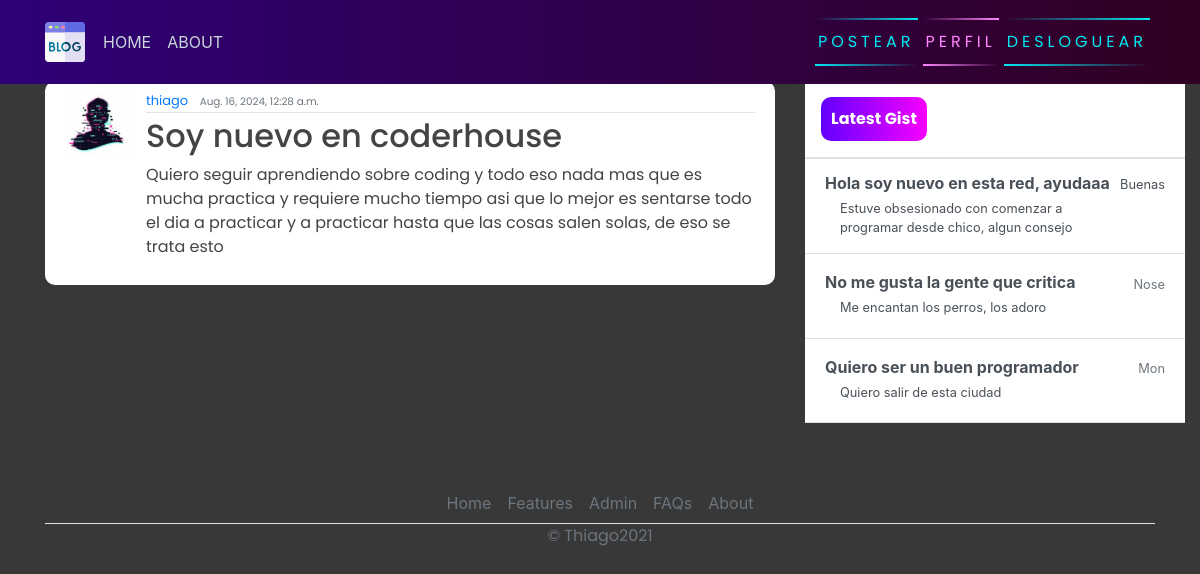
The app's page /post/33/ (signed in) with its own data.
### blog/models.py (models this page shows, shortened)
class Post(models.Model):
    title = models.CharField(max_length=200)
    content = models.TextField()
    date_posted = models.DateTimeField(default=timezone.now)
    author = models.ForeignKey(User, on_delete=models.CASCADE)

### users/models.py (models this page shows, shortened)
class Profile(models.Model):
    user = models.OneToOneField(User, on_delete=models.CASCADE)
    image = models.ImageField(default='default.jpg', upload_to='profile_pics')

### blog/views.py (the view)
# urls.py: path('post/<int:pk>/', PostDetailView.as_view(), name="blog-detail"),
class PostDetailView(LoginRequiredMixin, DetailView):
    model = Post

### blog/templates/blog/post_detail.html (shortened to what this page needs)
{% extends 'blog/base.html' %}
{% block content %}
        <article class="media content-section">
            <img class="rounded-cirlce article-img" src="{{ object.author.profile.image.url }}" alt="">
            <div class="media-body">
              <div class="article-metadata">
                <a class="mr-2" href="#">{{ object.author }}</a>
                <small class="text-muted">{{ object.date_posted }}</small> <br>
              </div>
              <h2><a class="article-title" href="#">{{ object.title }}</a></h2>
              <p class="article-content">{{ object.content }}</p>
            </div>
            <br>
          </article>
{% endblock content %}

### blog/static/blog/main.css (style rules this page uses)
body { background-color: rgb(56, 56, 56); margin-top: 5rem; background-size: contain; background-repeat: no-repeat; }
h1, h2, h3, h4, h5, h6, p { color: #444444; font-family: 'Poppins', sans-serif; }
.content-section { background: #ffffff; padding: 10px 20px; border-radius: 10px; margin-bottom: 20px; }
.article-title { color: #444444; }
.article-content { white-space: pre-line; }
.article-img { height: 65px; width: 65px; margin-right: 16px; }
.article-metadata { font-family: 'Poppins', sans-serif; padding-bottom: 1px; margin-bottom: 4px; font-size: 13px; border-bottom: 1px solid #e3e3e3 }

### records on screen
Post: author.profile.image (placeholder picture), author "thiago", date_posted "Aug. 16, 2024, 12:28 a.m.", title "Soy nuevo en coderhouse", content "Quiero seguir aprendiendo sobre coding y todo eso nada mas que es mucha practica y requiere mucho tiempo asi que lo mejor es sentarse todo el dia a practicar y a practicar hasta que las cosas salen solas, de eso se trata esto"
